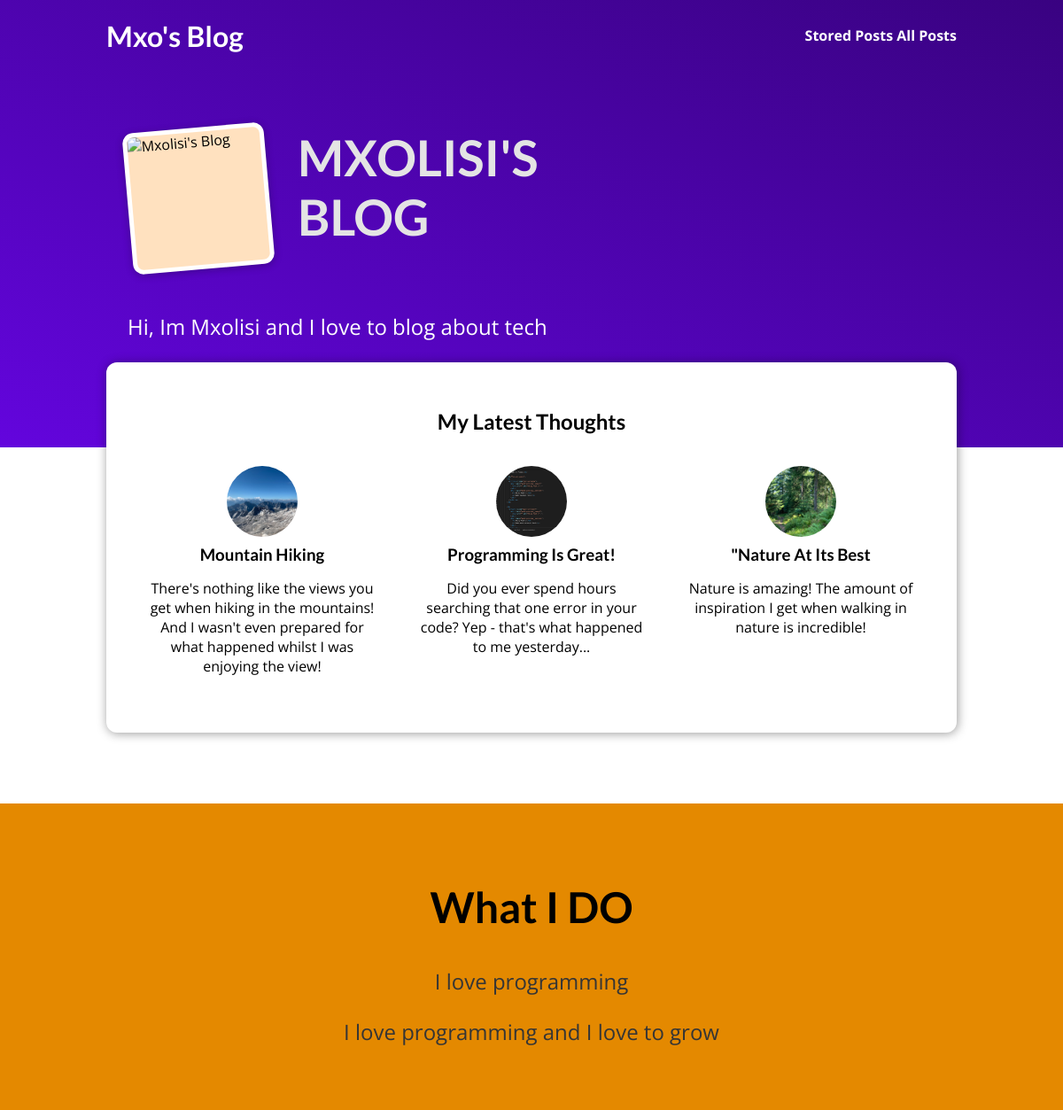
The page / on the database its author committed.
### blog/models.py (models this page shows, shortened)
class Post(models.Model):
    title = models.CharField(max_length=150)
    excerpt = models.CharField(max_length=200)
    image = models.ImageField(upload_to="posts", null=True)
    date = models.DateField(auto_now=True)
    slug = models.SlugField(unique=True, db_index=True)
    content = models.TextField(validators=[MinLengthValidator(10)])
    author = models.ForeignKey(Author, on_delete=models.SET_NULL, null=True, related_name="posts")
    tags = models.ManyToManyField(Tag)

### blog/views.py (the view)
# urls.py: path("", views.StartingPageView.as_view(), name="starting-page"),
class StartingPageView(ListView):
    template_name = "blog/index.html"
    model = Post
    ordering = ["-date"]
    context_object_name = "posts"
    def get_queryset(self):
        queryset = super().get_queryset()
        data = queryset[:3]
        return data

### blog/templates/blog/index.html (shortened to what this page needs)
{% extends 'base.html' %}
{% load static %}
{% block css_files %}
    <link rel="stylesheet" href="{% static "blog/post.css" %}">
    <link rel="stylesheet" href="{% static "blog/index.css" %}">
{% endblock css_files %}
{% block content %}
    <section id="welcome">
        <header>
            <img src="{% static "images/max.png" %}" alt="Mxolisi's Blog">
            <h2>MXOLISI'S BLOG</h2>
        </header>
        <P>Hi, Im Mxolisi and I love to blog about tech</P>
    </section>
    <section id="latest-posts">
        <h2>My Latest Thoughts</h2>
        <ul>
            {% for post in posts %}
                {% include "blog/includes/post.html" %}
            {% endfor %}
        </ul>
    </section>
    <section id="about">
        <h2>What I DO</h2>
        <p>
            I love programming
        </p>
        <p>
            I love programming and I love to grow
        </p>
    </section>
{% endblock content %}

### blog/templates/blog/includes/post.html
<li>
    <article class="post">
        <a href="{% url "post-detail-page" post.slug %}">
            <img src="{{post.image.url}}" alt="{{post.title}}">
            <div class="post_content">
                <h3>{{post.title}}</h3>
                <p>{{post.excerpt}}</p>
            </div>
        </a>
    </article>
</li>

### static/app.css (style rules this page uses)
* { box-sizing: border-box; }
html { font-family: 'Open Sans', 'Lato', sans-serif; }
body { margin: 0; }
h1, h2, h3 { font-family: 'Lato', sans-serif; font-weight: bold; }

### blog/static/blog/post.css (style rules this page uses)
.post { display: flex; flex-direction: column; align-items: center; text-align: center; }
.post a { text-decoration: none; color: black; transition: all 0.2s ease; padding: 1rem; }
.post img { width: 5rem; height: 5rem; object-fit: cover; border-radius: 50%; }
.post h3 { margin: 0.25rem 0; }

### blog/static/blog/index.css (style rules this page uses)
#welcome { background: linear-gradient(to right top, #6305dd, #390281); padding: 6rem 12%; }
#welcome header { display: flex; align-items: flex-start; margin: 3rem auto; }
#welcome img { width: 10rem; height: 10rem; object-fit: cover; object-position: top; border: 5px solid white; border-radius: 12px; background-color: #ffe1bf; transform: rotateZ(-5deg); box-shadow: 0 2px 8px rgba(0, 0, 0, 0.25); }
#welcome h2 { font-size: 3.5rem; margin: 0 0 0 2rem; color: #e4e4e4; width: 10rem; }
#welcome p { color: white; font-size: 1.5rem; }
#latest-posts { background-color: white; padding: 2rem; border-radius: 12px; width: 60rem; margin: -6rem auto 2rem auto; box-shadow: 1px 1px 12px rgba(0, 0, 0, 0.4); }
#latest-posts h2 { text-align: center; }
#latest-posts ul { list-style: none; margin: 0; padding: 0; display: flex; gap: 1rem; }
#latest-posts li { flex: 1; }
#about { text-align: center; padding: 3rem; background-color: #e48900; margin-top: 5rem; }
#about h2 { font-size: 3rem; }
#about p { font-size: 1.5rem; color: #353535; }

### rows shown on the page
Post: image (picture), title "Mountain Hiking", excerpt "There's nothing like the views you get when hiking in the mountains! And I wasn't even prepared for what happened whilst I was enjoying the view!"
Post: image (picture), title "Programming Is Great!", excerpt "Did you ever spend hours searching that one error in your code? Yep - that's what happened to me yesterday..."
Post: image (picture), title "\"Nature At Its Best", excerpt "Nature is amazing! The amount of inspiration I get when walking in nature is incredible!"
